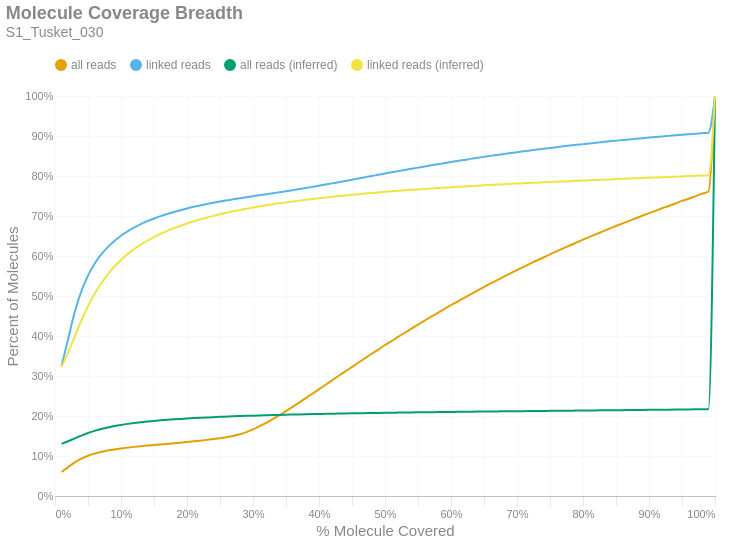

Notebook code cell kept with this figure:
### Markdown cell above
### Molecule Read Coverage
This chart shows molecule coverage breadth as computed by the number of bases aligned to that molecule. In other words, "*how much of each unique long molecule is actually sequenced/aligned?*" Keep in mind there is a distinction between sequences and alignments, since some sequences belonging to a particular molecule may not align well and wouldn't appear in the alignment data. This chart also shows molecule coverage breadth as computed by the *inferred fragment* from which the aligned sequences originate. Unlike read coverage, this calculation takes into account the total insert size, including unsequenced gaps between the forward and reverse reads. Like the previous figures, these are cumulative percents.

### Code cell
if SKIPLR:
    print_html(f"Skipped")
else:
    binned_df = consolidated_hist(valids['coverage_bp'], mask, 0.01, True)
    binned_df_inf = consolidated_hist(valids['coverage_inserts'], mask, 0.01, True)
    binned_df = binned_df.with_columns(pl.lit(binned_df_inf['all reads (cumsum)']).alias('all reads (inferred)'))
    binned_df = binned_df.with_columns(pl.lit(binned_df_inf['linked reads (cumsum)']).alias('linked reads (inferred)'))
    binned_df = binned_df.with_columns(
        (pl.col('bin').cast(pl.Float64) + 0.01).alias('right_edge')
    )

    with SafeRender(binned_df):
        (
            density_plot(binned_df, 'Molecule Coverage Breadth', samplename, 'molcov', ['all reads (inferred)','linked reads (inferred)'])
            .encode(
                #x=alt.X('bin:Q', title="% Molecule Covered").axis(format = '%').scale(padding=0),
                x=alt.X('right_edge:Q', title="% Molecule Covered").axis(format='%').scale(padding=0),
                y=alt.Y('value:Q', title='Percent of Molecules')
                    .axis(format='%')
                    .stack(False)
                    .scale(domainMin=0, padding=0),
                color=alt.Color("key:N").scale(domain = ["all reads", "linked reads", "all reads (inferred)", "linked reads (inferred)"]),
                tooltip = [
                    alt.Tooltip("key:N", title = "Data Type"),
                    alt.Tooltip("range_label:N", title="% Molecule Covered"),
                    alt.Tooltip("value:Q", format = ".2%", title="% Molecules")
                ]
            )
        ).display()

### Figure 1 — Vega-Lite specification as saved in the notebook (floating-point values rounded to 4 significant figures)
{"width": "container", "height": 400, "config": {"title": {"anchor": "start", "dy": -15, "fontSize": 18, "color": "#888888", "subtitleColor": "#888888", "subtitleFontSize": 14}, "arc": {"fill": "#0072B2"}, "axis": {"domainColor": "#888888", "domainWidth": 0.5, "gridWidth": 0.2, "grid": false, "titleFontWeight": 400, "titleFontSize": 15, "labelFontSize": 11, "labelColor": "#888888", "tickColor": "#888888", "tickWidth": 0.2, "titleColor": "#888888"}, "axisBand": {"grid": false}, "axisX": {"grid": true, "tickSize": 10, "domainCap": "round"}, "axisY": {"domain": false, "grid": true, "tickSize": 0, "domainCap": "round"}, "background": "transparent", "header": {"labelFontSize": 15, "labelColor": "#888888", "titleFontSize": 15, "titleFontWeight": 600, "titleColor": "#888888"}, "legend": {"labelFont": "sans-serif", "labelFontSize": 12, "labelColor": "#888888", "symbolSize": 100, "symbolType": "circle", "titleFontSize": 12, "titlePadding": 10, "titleColor": "#888888", "title": null, "orient": "top"}, "range": {"category": ["#E69F00", "#56B4E9", "#009E73", "#F0E442", "#0072B2", "#D55E00", "#CC79A7", "#000000"], "diverging": ["#cfe8f3", "#a2d4ec", "#73bfe2", "#46abdb", "#1696d2", "#12719e"]}, "area": {"fill": "#0072B2", "fillOpacity": 0.7, "line": true, "strokeOpacity": 0.7}, "line": {"color": "#0072B2", "stroke": "#0072B2", "strokeWidth": 2}, "trail": {"color": "#0072B2", "stroke": "#0072B2", "strokeWidth": 0, "size": 1}, "point": {"filled": true, "fillOpacity": 1.0, "size": 95}, "text": {"color": "#888888", "fontSize": 11, "align": "right", "fontWeight": 400, "size": 11}, "bar": {"fill": "#0072B2", "stroke": null}, "view": {"stroke": null, "continuousWidth": 660, "continuousHeight": 400}}, "data": {"name": "data-e59292c587985f4a21f0ed44aba0483d"}, "mark": {"type": "line", "interpolate": "monotone", "point": {"opacity": 0, "size": 275}}, "encoding": {"color": {"field": "key", "scale": {"domain": ["all reads", "linked reads", "all reads (inferred)", "linked reads (inferred)"]}, "type": "nominal"}, "tooltip": [{"field": "key", "title": "Data Type", "type": "nominal"}, {"field": "range_label", "title": "% Molecule Covered", "type": "nominal"}, {"field": "value", "format": ".2%", "title": "% Molecules", "type": "quantitative"}], "x": {"axis": {"format": "%"}, "field": "right_edge", "scale": {"padding": 0}, "title": "% Molecule Covered", "type": "quantitative"}, "y": {"axis": {"format": "%"}, "field": "value", "scale": {"domainMin": 0, "padding": 0}, "stack": false, "title": "Percent of Molecules", "type": "quantitative"}}, "params": [{"name": "param_c36ac31b6afebe62", "select": {"type": "point", "fields": ["key"]}, "bind": "legend"}], "title": {"text": "Molecule Coverage Breadth", "subtitle": "S1_Tusket_030"}, "transform": [{"fold": ["all reads (cumsum)", "linked reads (cumsum)", "all reads (inferred)", "linked reads (inferred)"]}, {"calculate": "replace(datum.key, ' (cumsum)', '')", "as": "key"}, {"filter": {"param": "param_c36ac31b6afebe62"}}], "usermeta": {"embedOptions": {"downloadFileName": "S1_Tusket_030.molcov"}}, "$schema": "https://vega.github.io/schema/vega-lite/v6.1.0.json", "datasets": {"data-e59292c587985f4a21f0ed44aba0483d": [{"bin": "0.0", "interval": "0.0-0.01", "all reads": 0.05996, "linked reads": 0.3253, "all reads (cumsum)": 0.05996, "linked reads (cumsum)": 0.3253, "range_label": "0.0-0.01", "all reads (inferred)": 0.1302, "linked reads (inferred)": 0.3232, "right_edge": 0.01}, {"bin": "0.01", "interval": "0.01-0.02", "all reads": 0.01229, "linked reads": 0.06786, "all reads (cumsum)": 0.07225, "linked reads (cumsum)": 0.3932, "range_label": "0.01-0.02", "all reads (inferred)": 0.1368, "linked reads (inferred)": 0.3592, "right_edge": 0.02}, {"bin": "0.02", "interval": "0.02-0.03", "all reads": 0.01204, "linked reads": 0.0672, "all reads (cumsum)": 0.08428, "linked reads (cumsum)": 0.4604, "range_label": "0.02-0.03", "all reads (inferred)": 0.144, "linked reads (inferred)": 0.399, "right_edge": 0.03}, {"bin": "0.03", "interval": "0.03-0.04", "all reads": 0.009324, "linked reads": 0.05179, "all reads (cumsum)": 0.09361, "linked reads (cumsum)": 0.5122, "range_label": "0.03-0.04", "all reads (inferred)": 0.151, "linked reads (inferred)": 0.4387, "right_edge": 0.04}, {"bin": "0.04", "interval": "0.04-0.05", "all reads": 0.007019, "linked reads": 0.03884, "all reads (cumsum)": 0.1006, "linked reads (cumsum)": 0.551, "range_label": "0.04-0.05", "all reads (inferred)": 0.1574, "linked reads (inferred)": 0.4746, "right_edge": 0.05}, {"bin": "0.05", "interval": "0.05-0.06", "all reads": 0.00538, "linked reads": 0.02966, "all reads (cumsum)": 0.106, "linked reads (cumsum)": 0.5807, "range_label": "0.05-0.06", "all reads (inferred)": 0.1628, "linked reads (inferred)": 0.5055, "right_edge": 0.06}, {"bin": "0.06", "interval": "0.06-0.07", "all reads": 0.004201, "linked reads": 0.02313, "all reads (cumsum)": 0.1102, "linked reads (cumsum)": 0.6038, "range_label": "0.06-0.07", "all reads (inferred)": 0.1675, "linked reads (inferred)": 0.5318, "right_edge": 0.07}, {"bin": "0.07", "interval": "0.07-0.08", "all reads": 0.003377, "linked reads": 0.01852, "all reads (cumsum)": 0.1136, "linked reads (cumsum)": 0.6223, "range_label": "0.07-0.08", "all reads (inferred)": 0.1714, "linked reads (inferred)": 0.5543, "right_edge": 0.08}, {"bin": "0.08", "interval": "0.08-0.09", "all reads": 0.002821, "linked reads": 0.01534, "all reads (cumsum)": 0.1164, "linked reads (cumsum)": 0.6376, "range_label": "0.08-0.09", "all reads (inferred)": 0.1748, "linked reads (inferred)": 0.5735, "right_edge": 0.09}, {"bin": "0.09", "interval": "0.09-0.1", "all reads": 0.00243, "linked reads": 0.01292, "all reads (cumsum)": 0.1188, "linked reads (cumsum)": 0.6506, "range_label": "0.09-0.1", "all reads (inferred)": 0.1777, "linked reads (inferred)": 0.5902, "right_edge": 0.1}, {"bin": "0.1", "interval": "0.1-0.11", "all reads": 0.002114, "linked reads": 0.01111, "all reads (cumsum)": 0.121, "linked reads (cumsum)": 0.6617, "range_label": "0.1-0.11", "all reads (inferred)": 0.1803, "linked reads (inferred)": 0.6047, "right_edge": 0.11}, {"bin": "0.11", "interval": "0.11-0.12", "all reads": 0.001854, "linked reads": 0.009626, "all reads (cumsum)": 0.1228, "linked reads (cumsum)": 0.6713, "range_label": "0.11-0.12", "all reads (inferred)": 0.1825, "linked reads (inferred)": 0.6174, "right_edge": 0.12}, {"bin": "0.12", "interval": "0.12-0.13", "all reads": 0.001675, "linked reads": 0.008417, "all reads (cumsum)": 0.1245, "linked reads (cumsum)": 0.6797, "range_label": "0.12-0.13", "all reads (inferred)": 0.1845, "linked reads (inferred)": 0.6285, "right_edge": 0.13}, {"bin": "0.13", "interval": "0.13-0.14", "all reads": 0.001517, "linked reads": 0.0074, "all reads (cumsum)": 0.126, "linked reads (cumsum)": 0.6871, "range_label": "0.13-0.14", "all reads (inferred)": 0.1862, "linked reads (inferred)": 0.6383, "right_edge": 0.14}, {"bin": "0.14", "interval": "0.14-0.15", "all reads": 0.001403, "linked reads": 0.006531, "all reads (cumsum)": 0.1274, "linked reads (cumsum)": 0.6936, "range_label": "0.14-0.15", "all reads (inferred)": 0.1878, "linked reads (inferred)": 0.6471, "right_edge": 0.15}, {"bin": "0.15", "interval": "0.15-0.16", "all reads": 0.001395, "linked reads": 0.005985, "all reads (cumsum)": 0.1288, "linked reads (cumsum)": 0.6996, "range_label": "0.15-0.16", "all reads (inferred)": 0.1892, "linked reads (inferred)": 0.6553, "right_edge": 0.16}, {"bin": "0.16", "interval": "0.16-0.17", "all reads": 0.001409, "linked reads": 0.005321, "all reads (cumsum)": 0.1302, "linked reads (cumsum)": 0.7049, "range_label": "0.16-0.17", "all reads (inferred)": 0.1905, "linked reads (inferred)": 0.6628, "right_edge": 0.17}, {"bin": "0.17", "interval": "0.17-0.18", "all reads": 0.001492, "linked reads": 0.004964, "all reads (cumsum)": 0.1317, "linked reads (cumsum)": 0.7099, "range_label": "0.17-0.18", "all reads (inferred)": 0.1917, "linked reads (inferred)": 0.6695, "right_edge": 0.18}, {"bin": "0.18", "interval": "0.18-0.19", "all reads": 0.00156, "linked reads": 0.004586, "all reads (cumsum)": 0.1333, "linked reads (cumsum)": 0.7145, "range_label": "0.18-0.19", "all reads (inferred)": 0.1928, "linked reads (inferred)": 0.6756, "right_edge": 0.19}, {"bin": "0.19", "interval": "0.19-0.2", "all reads": 0.001657, "linked reads": 0.004373, "all reads (cumsum)": 0.1349, "linked reads (cumsum)": 0.7189, "range_label": "0.19-0.2", "all reads (inferred)": 0.1938, "linked reads (inferred)": 0.6814, "right_edge": 0.2}, {"bin": "0.2", "interval": "0.2-0.21", "all reads": 0.001708, "linked reads": 0.004007, "all reads (cumsum)": 0.1366, "linked reads (cumsum)": 0.7229, "range_label": "0.2-0.21", "all reads (inferred)": 0.1948, "linked reads (inferred)": 0.6867, "right_edge": 0.21}, {"bin": "0.21", "interval": "0.21-0.22", "all reads": 0.001797, "linked reads": 0.003604, "all reads (cumsum)": 0.1384, "linked reads (cumsum)": 0.7265, "range_label": "0.21-0.22", "all reads (inferred)": 0.1956, "linked reads (inferred)": 0.6916, "right_edge": 0.22}, {"bin": "0.22", "interval": "0.22-0.23", "all reads": 0.001901, "linked reads": 0.003385, "all reads (cumsum)": 0.1403, "linked reads (cumsum)": 0.7299, "range_label": "0.22-0.23", "all reads (inferred)": 0.1964, "linked reads (inferred)": 0.696, "right_edge": 0.23}, {"bin": "0.23", "interval": "0.23-0.24", "all reads": 0.002007, "linked reads": 0.003143, "all reads (cumsum)": 0.1423, "linked reads (cumsum)": 0.733, "range_label": "0.23-0.24", "all reads (inferred)": 0.1972, "linked reads (inferred)": 0.7003, "right_edge": 0.24}, {"bin": "0.24", "interval": "0.24-0.25", "all reads": 0.002218, "linked reads": 0.003091, "all reads (cumsum)": 0.1445, "linked reads (cumsum)": 0.7361, "range_label": "0.24-0.25", "all reads (inferred)": 0.1979, "linked reads (inferred)": 0.7043, "right_edge": 0.25}, {"bin": "0.25", "interval": "0.25-0.26", "all reads": 0.002399, "linked reads": 0.002881, "all reads (cumsum)": 0.1469, "linked reads (cumsum)": 0.739, "range_label": "0.25-0.26", "all reads (inferred)": 0.1986, "linked reads (inferred)": 0.7081, "right_edge": 0.26}, {"bin": "0.26", "interval": "0.26-0.27", "all reads": 0.003028, "linked reads": 0.002807, "all reads (cumsum)": 0.15, "linked reads (cumsum)": 0.7418, "range_label": "0.26-0.27", "all reads (inferred)": 0.1992, "linked reads (inferred)": 0.7117, "right_edge": 0.27}, {"bin": "0.27", "interval": "0.27-0.28", "all reads": 0.004224, "linked reads": 0.00269, "all reads (cumsum)": 0.1542, "linked reads (cumsum)": 0.7445, "range_label": "0.27-0.28", "all reads (inferred)": 0.1998, "linked reads (inferred)": 0.715, "right_edge": 0.28}, {"bin": "0.28", "interval": "0.28-0.29", "all reads": 0.005616, "linked reads": 0.00259, "all reads (cumsum)": 0.1598, "linked reads (cumsum)": 0.7471, "range_label": "0.28-0.29", "all reads (inferred)": 0.2003, "linked reads (inferred)": 0.7181, "right_edge": 0.29}, {"bin": "0.29", "interval": "0.29-0.3", "all reads": 0.006862, "linked reads": 0.002527, "all reads (cumsum)": 0.1667, "linked reads (cumsum)": 0.7496, "range_label": "0.29-0.3", "all reads (inferred)": 0.2009, "linked reads (inferred)": 0.7211, "right_edge": 0.3}, {"bin": "0.3", "interval": "0.3-0.31", "all reads": 0.00778, "linked reads": 0.002519, "all reads (cumsum)": 0.1745, "linked reads (cumsum)": 0.7521, "range_label": "0.3-0.31", "all reads (inferred)": 0.2014, "linked reads (inferred)": 0.7239, "right_edge": 0.31}, {"bin": "0.31", "interval": "0.31-0.32", "all reads": 0.008604, "linked reads": 0.002348, "all reads (cumsum)": 0.1831, "linked reads (cumsum)": 0.7545, "range_label": "0.31-0.32", "all reads (inferred)": 0.2019, "linked reads (inferred)": 0.7266, "right_edge": 0.32}, {"bin": "0.32", "interval": "0.32-0.33", "all reads": 0.009337, "linked reads": 0.002523, "all reads (cumsum)": 0.1924, "linked reads (cumsum)": 0.757, "range_label": "0.32-0.33", "all reads (inferred)": 0.2023, "linked reads (inferred)": 0.7292, "right_edge": 0.33}, {"bin": "0.33", "interval": "0.33-0.34", "all reads": 0.009732, "linked reads": 0.002475, "all reads (cumsum)": 0.2021, "linked reads (cumsum)": 0.7595, "range_label": "0.33-0.34", "all reads (inferred)": 0.2028, "linked reads (inferred)": 0.7316, "right_edge": 0.34}, {"bin": "0.34", "interval": "0.34-0.35", "all reads": 0.01021, "linked reads": 0.002492, "all reads (cumsum)": 0.2123, "linked reads (cumsum)": 0.762, "range_label": "0.34-0.35", "all reads (inferred)": 0.2032, "linked reads (inferred)": 0.734, "right_edge": 0.35}, {"bin": "0.35", "interval": "0.35-0.36", "all reads": 0.01051, "linked reads": 0.002615, "all reads (cumsum)": 0.2228, "linked reads (cumsum)": 0.7646, "range_label": "0.35-0.36", "all reads (inferred)": 0.2036, "linked reads (inferred)": 0.7362, "right_edge": 0.36}, {"bin": "0.36", "interval": "0.36-0.37", "all reads": 0.01075, "linked reads": 0.002684, "all reads (cumsum)": 0.2336, "linked reads (cumsum)": 0.7673, "range_label": "0.36-0.37", "all reads (inferred)": 0.204, "linked reads (inferred)": 0.7384, "right_edge": 0.37}, {"bin": "0.37", "interval": "0.37-0.38", "all reads": 0.01096, "linked reads": 0.002702, "all reads (cumsum)": 0.2446, "linked reads (cumsum)": 0.77, "range_label": "0.37-0.38", "all reads (inferred)": 0.2044, "linked reads (inferred)": 0.7405, "right_edge": 0.38}, {"bin": "0.38", "interval": "0.38-0.39", "all reads": 0.01111, "linked reads": 0.002848, "all reads (cumsum)": 0.2557, "linked reads (cumsum)": 0.7728, "range_label": "0.38-0.39", "all reads (inferred)": 0.2047, "linked reads (inferred)": 0.7425, "right_edge": 0.39}, {"bin": "0.39", "interval": "0.39-0.4", "all reads": 0.01136, "linked reads": 0.002942, "all reads (cumsum)": 0.267, "linked reads (cumsum)": 0.7757, "range_label": "0.39-0.4", "all reads (inferred)": 0.2051, "linked reads (inferred)": 0.7445, "right_edge": 0.4}, {"bin": "0.4", "interval": "0.4-0.41", "all reads": 0.01104, "linked reads": 0.002893, "all reads (cumsum)": 0.2781, "linked reads (cumsum)": 0.7786, "range_label": "0.4-0.41", "all reads (inferred)": 0.2054, "linked reads (inferred)": 0.7463, "right_edge": 0.41}, {"bin": "0.41", "interval": "0.41-0.42", "all reads": 0.0112, "linked reads": 0.002935, "all reads (cumsum)": 0.2893, "linked reads (cumsum)": 0.7816, "range_label": "0.41-0.42", "all reads (inferred)": 0.2057, "linked reads (inferred)": 0.748, "right_edge": 0.42}, {"bin": "0.42", "interval": "0.42-0.43", "all reads": 0.01125, "linked reads": 0.002929, "all reads (cumsum)": 0.3005, "linked reads (cumsum)": 0.7845, "range_label": "0.42-0.43", "all reads (inferred)": 0.206, "linked reads (inferred)": 0.7497, "right_edge": 0.43}, {"bin": "0.43", "interval": "0.43-0.44", "all reads": 0.01101, "linked reads": 0.00308, "all reads (cumsum)": 0.3115, "linked reads (cumsum)": 0.7876, "range_label": "0.43-0.44", "all reads (inferred)": 0.2063, "linked reads (inferred)": 0.7514, "right_edge": 0.44}, {"bin": "0.44", "interval": "0.44-0.45", "all reads": 0.01117, "linked reads": 0.003051, "all reads (cumsum)": 0.3227, "linked reads (cumsum)": 0.7906, "range_label": "0.44-0.45", "all reads (inferred)": 0.2066, "linked reads (inferred)": 0.753, "right_edge": 0.45}, {"bin": "0.45", "interval": "0.45-0.46", "all reads": 0.01116, "linked reads": 0.003197, "all reads (cumsum)": 0.3339, "linked reads (cumsum)": 0.7938, "range_label": "0.45-0.46", "all reads (inferred)": 0.2069, "linked reads (inferred)": 0.7545, "right_edge": 0.46}, {"bin": "0.46", "interval": "0.46-0.47", "all reads": 0.01082, "linked reads": 0.003057, "all reads (cumsum)": 0.3447, "linked reads (cumsum)": 0.7969, "range_label": "0.46-0.47", "all reads (inferred)": 0.2072, "linked reads (inferred)": 0.756, "right_edge": 0.47}, {"bin": "0.47", "interval": "0.47-0.48", "all reads": 0.01095, "linked reads": 0.003131, "all reads (cumsum)": 0.3556, "linked reads (cumsum)": 0.8, "range_label": "0.47-0.48", "all reads (inferred)": 0.2075, "linked reads (inferred)": 0.7575, "right_edge": 0.48}, {"bin": "0.48", "interval": "0.48-0.49", "all reads": 0.01043, "linked reads": 0.003071, "all reads (cumsum)": 0.3661, "linked reads (cumsum)": 0.8031, "range_label": "0.48-0.49", "all reads (inferred)": 0.2077, "linked reads (inferred)": 0.759, "right_edge": 0.49}, {"bin": "0.49", "interval": "0.49-0.5", "all reads": 0.01143, "linked reads": 0.003133, "all reads (cumsum)": 0.3775, "linked reads (cumsum)": 0.8062, "range_label": "0.49-0.5", "all reads (inferred)": 0.208, "linked reads (inferred)": 0.7604, "right_edge": 0.5}, {"bin": "0.5", "interval": "0.5-0.51", "all reads": 0.009664, "linked reads": 0.002924, "all reads (cumsum)": 0.3872, "linked reads (cumsum)": 0.8091, "range_label": "0.5-0.51", "all reads (inferred)": 0.2082, "linked reads (inferred)": 0.7616, "right_edge": 0.51}, {"bin": "0.51", "interval": "0.51-0.52", "all reads": 0.01082, "linked reads": 0.003024, "all reads (cumsum)": 0.398, "linked reads (cumsum)": 0.8122, "range_label": "0.51-0.52", "all reads (inferred)": 0.2085, "linked reads (inferred)": 0.7629, "right_edge": 0.52}, {"bin": "0.52", "interval": "0.52-0.53", "all reads": 0.01016, "linked reads": 0.00288, "all reads (cumsum)": 0.4081, "linked reads (cumsum)": 0.815, "range_label": "0.52-0.53", "all reads (inferred)": 0.2087, "linked reads (inferred)": 0.7642, "right_edge": 0.53}, {"bin": "0.53", "interval": "0.53-0.54", "all reads": 0.01025, "linked reads": 0.002958, "all reads (cumsum)": 0.4184, "linked reads (cumsum)": 0.818, "range_label": "0.53-0.54", "all reads (inferred)": 0.2089, "linked reads (inferred)": 0.7654, "right_edge": 0.54}, {"bin": "0.54", "interval": "0.54-0.55", "all reads": 0.009945, "linked reads": 0.002916, "all reads (cumsum)": 0.4283, "linked reads (cumsum)": 0.8209, "range_label": "0.54-0.55", "all reads (inferred)": 0.2091, "linked reads (inferred)": 0.7665, "right_edge": 0.55}, {"bin": "0.55", "interval": "0.55-0.56", "all reads": 0.01007, "linked reads": 0.00296, "all reads (cumsum)": 0.4384, "linked reads (cumsum)": 0.8239, "range_label": "0.55-0.56", "all reads (inferred)": 0.2094, "linked reads (inferred)": 0.7676, "right_edge": 0.56}, {"bin": "0.56", "interval": "0.56-0.57", "all reads": 0.009915, "linked reads": 0.002789, "all reads (cumsum)": 0.4483, "linked reads (cumsum)": 0.8267, "range_label": "0.56-0.57", "all reads (inferred)": 0.2096, "linked reads (inferred)": 0.7688, "right_edge": 0.57}, {"bin": "0.57", "interval": "0.57-0.58", "all reads": 0.009579, "linked reads": 0.002841, "all reads (cumsum)": 0.4579, "linked reads (cumsum)": 0.8295, "range_label": "0.57-0.58", "all reads (inferred)": 0.2098, "linked reads (inferred)": 0.7699, "right_edge": 0.58}, {"bin": "0.58", "interval": "0.58-0.59", "all reads": 0.009629, "linked reads": 0.002718, "all reads (cumsum)": 0.4675, "linked reads (cumsum)": 0.8322, "range_label": "0.58-0.59", "all reads (inferred)": 0.21, "linked reads (inferred)": 0.7709, "right_edge": 0.59}, {"bin": "0.59", "interval": "0.59-0.6", "all reads": 0.009615, "linked reads": 0.002701, "all reads (cumsum)": 0.4771, "linked reads (cumsum)": 0.8349, "range_label": "0.59-0.6", "all reads (inferred)": 0.2102, "linked reads (inferred)": 0.7719, "right_edge": 0.6}, {"bin": "0.6", "interval": "0.6-0.61", "all reads": 0.009035, "linked reads": 0.002648, "all reads (cumsum)": 0.4862, "linked reads (cumsum)": 0.8376, "range_label": "0.6-0.61", "all reads (inferred)": 0.2104, "linked reads (inferred)": 0.7729, "right_edge": 0.61}, {"bin": "0.61", "interval": "0.61-0.62", "all reads": 0.009388, "linked reads": 0.002653, "all reads (cumsum)": 0.4956, "linked reads (cumsum)": 0.8402, "range_label": "0.61-0.62", "all reads (inferred)": 0.2106, "linked reads (inferred)": 0.7739, "right_edge": 0.62}, {"bin": "0.62", "interval": "0.62-0.63", "all reads": 0.009049, "linked reads": 0.002563, "all reads (cumsum)": 0.5046, "linked reads (cumsum)": 0.8428, "range_label": "0.62-0.63", "all reads (inferred)": 0.2108, "linked reads (inferred)": 0.7749, "right_edge": 0.63}, {"bin": "0.63", "interval": "0.63-0.64", "all reads": 0.008943, "linked reads": 0.002558, "all reads (cumsum)": 0.5136, "linked reads (cumsum)": 0.8454, "range_label": "0.63-0.64", "all reads (inferred)": 0.211, "linked reads (inferred)": 0.7758, "right_edge": 0.64}, {"bin": "0.64", "interval": "0.64-0.65", "all reads": 0.008745, "linked reads": 0.002475, "all reads (cumsum)": 0.5223, "linked reads (cumsum)": 0.8478, "range_label": "0.64-0.65", "all reads (inferred)": 0.2111, "linked reads (inferred)": 0.7768, "right_edge": 0.65}, {"bin": "0.65", "interval": "0.65-0.66", "all reads": 0.009033, "linked reads": 0.002463, "all reads (cumsum)": 0.5313, "linked reads (cumsum)": 0.8503, "range_label": "0.65-0.66", "all reads (inferred)": 0.2113, "linked reads (inferred)": 0.7777, "right_edge": 0.66}, {"bin": "0.66", "interval": "0.66-0.67", "all reads": 0.008468, "linked reads": 0.002309, "all reads (cumsum)": 0.5398, "linked reads (cumsum)": 0.8526, "range_label": "0.66-0.67", "all reads (inferred)": 0.2115, "linked reads (inferred)": 0.7785, "right_edge": 0.67}, {"bin": "0.67", "interval": "0.67-0.68", "all reads": 0.008513, "linked reads": 0.00238, "all reads (cumsum)": 0.5483, "linked reads (cumsum)": 0.855, "range_label": "0.67-0.68", "all reads (inferred)": 0.2117, "linked reads (inferred)": 0.7794, "right_edge": 0.68}, {"bin": "0.68", "interval": "0.68-0.69", "all reads": 0.008209, "linked reads": 0.002335, "all reads (cumsum)": 0.5565, "linked reads (cumsum)": 0.8573, "range_label": "0.68-0.69", "all reads (inferred)": 0.2119, "linked reads (inferred)": 0.7802, "right_edge": 0.69}, {"bin": "0.69", "interval": "0.69-0.7", "all reads": 0.008402, "linked reads": 0.002304, "all reads (cumsum)": 0.5649, "linked reads (cumsum)": 0.8596, "range_label": "0.69-0.7", "all reads (inferred)": 0.212, "linked reads (inferred)": 0.7811, "right_edge": 0.7}, {"bin": "0.7", "interval": "0.7-0.71", "all reads": 0.007917, "linked reads": 0.002203, "all reads (cumsum)": 0.5728, "linked reads (cumsum)": 0.8618, "range_label": "0.7-0.71", "all reads (inferred)": 0.2122, "linked reads (inferred)": 0.7818, "right_edge": 0.71}, {"bin": "0.71", "interval": "0.71-0.72", "all reads": 0.007899, "linked reads": 0.002156, "all reads (cumsum)": 0.5807, "linked reads (cumsum)": 0.864, "range_label": "0.71-0.72", "all reads (inferred)": 0.2124, "linked reads (inferred)": 0.7826, "right_edge": 0.72}, {"bin": "0.72", "interval": "0.72-0.73", "all reads": 0.007965, "linked reads": 0.002073, "all reads (cumsum)": 0.5887, "linked reads (cumsum)": 0.8661, "range_label": "0.72-0.73", "all reads (inferred)": 0.2125, "linked reads (inferred)": 0.7834, "right_edge": 0.73}, {"bin": "0.73", "interval": "0.73-0.74", "all reads": 0.007613, "linked reads": 0.002063, "all reads (cumsum)": 0.5963, "linked reads (cumsum)": 0.8681, "range_label": "0.73-0.74", "all reads (inferred)": 0.2127, "linked reads (inferred)": 0.7842, "right_edge": 0.74}, {"bin": "0.74", "interval": "0.74-0.75", "all reads": 0.007978, "linked reads": 0.002074, "all reads (cumsum)": 0.6043, "linked reads (cumsum)": 0.8702, "range_label": "0.74-0.75", "all reads (inferred)": 0.2128, "linked reads (inferred)": 0.7849, "right_edge": 0.75}, {"bin": "0.75", "interval": "0.75-0.76", "all reads": 0.007304, "linked reads": 0.00194, "all reads (cumsum)": 0.6116, "linked reads (cumsum)": 0.8721, "range_label": "0.75-0.76", "all reads (inferred)": 0.213, "linked reads (inferred)": 0.7857, "right_edge": 0.76}, {"bin": "0.76", "interval": "0.76-0.77", "all reads": 0.007376, "linked reads": 0.001962, "all reads (cumsum)": 0.619, "linked reads (cumsum)": 0.8741, "range_label": "0.76-0.77", "all reads (inferred)": 0.2132, "linked reads (inferred)": 0.7864, "right_edge": 0.77}, {"bin": "0.77", "interval": "0.77-0.78", "all reads": 0.007307, "linked reads": 0.001905, "all reads (cumsum)": 0.6263, "linked reads (cumsum)": 0.876, "range_label": "0.77-0.78", "all reads (inferred)": 0.2133, "linked reads (inferred)": 0.7871, "right_edge": 0.78}, {"bin": "0.78", "interval": "0.78-0.79", "all reads": 0.007187, "linked reads": 0.001868, "all reads (cumsum)": 0.6335, "linked reads (cumsum)": 0.8779, "range_label": "0.78-0.79", "all reads (inferred)": 0.2135, "linked reads (inferred)": 0.7878, "right_edge": 0.79}, {"bin": "0.79", "interval": "0.79-0.8", "all reads": 0.007463, "linked reads": 0.001821, "all reads (cumsum)": 0.6409, "linked reads (cumsum)": 0.8797, "range_label": "0.79-0.8", "all reads (inferred)": 0.2137, "linked reads (inferred)": 0.7886, "right_edge": 0.8}, {"bin": "0.8", "interval": "0.8-0.81", "all reads": 0.006806, "linked reads": 0.001823, "all reads (cumsum)": 0.6477, "linked reads (cumsum)": 0.8815, "range_label": "0.8-0.81", "all reads (inferred)": 0.2138, "linked reads (inferred)": 0.7893, "right_edge": 0.81}, {"bin": "0.81", "interval": "0.81-0.82", "all reads": 0.006881, "linked reads": 0.001766, "all reads (cumsum)": 0.6546, "linked reads (cumsum)": 0.8833, "range_label": "0.81-0.82", "all reads (inferred)": 0.214, "linked reads (inferred)": 0.7901, "right_edge": 0.82}, {"bin": "0.82", "interval": "0.82-0.83", "all reads": 0.006931, "linked reads": 0.001685, "all reads (cumsum)": 0.6615, "linked reads (cumsum)": 0.885, "range_label": "0.82-0.83", "all reads (inferred)": 0.2142, "linked reads (inferred)": 0.7908, "right_edge": 0.83}, {"bin": "0.83", "interval": "0.83-0.84", "all reads": 0.006792, "linked reads": 0.001678, "all reads (cumsum)": 0.6683, "linked reads (cumsum)": 0.8866, "range_label": "0.83-0.84", "all reads (inferred)": 0.2143, "linked reads (inferred)": 0.7915, "right_edge": 0.84}, {"bin": "0.84", "interval": "0.84-0.85", "all reads": 0.006602, "linked reads": 0.001622, "all reads (cumsum)": 0.6749, "linked reads (cumsum)": 0.8883, "range_label": "0.84-0.85", "all reads (inferred)": 0.2145, "linked reads (inferred)": 0.7922, "right_edge": 0.85}, {"bin": "0.85", "interval": "0.85-0.86", "all reads": 0.006591, "linked reads": 0.001606, "all reads (cumsum)": 0.6815, "linked reads (cumsum)": 0.8899, "range_label": "0.85-0.86", "all reads (inferred)": 0.2147, "linked reads (inferred)": 0.7929, "right_edge": 0.86}, {"bin": "0.86", "interval": "0.86-0.87", "all reads": 0.006442, "linked reads": 0.001565, "all reads (cumsum)": 0.688, "linked reads (cumsum)": 0.8914, "range_label": "0.86-0.87", "all reads (inferred)": 0.2148, "linked reads (inferred)": 0.7936, "right_edge": 0.87}, {"bin": "0.87", "interval": "0.87-0.88", "all reads": 0.006472, "linked reads": 0.001539, "all reads (cumsum)": 0.6944, "linked reads (cumsum)": 0.893, "range_label": "0.87-0.88", "all reads (inferred)": 0.215, "linked reads (inferred)": 0.7943, "right_edge": 0.88}, {"bin": "0.88", "interval": "0.88-0.89", "all reads": 0.006283, "linked reads": 0.001507, "all reads (cumsum)": 0.7007, "linked reads (cumsum)": 0.8945, "range_label": "0.88-0.89", "all reads (inferred)": 0.2152, "linked reads (inferred)": 0.7951, "right_edge": 0.89}, {"bin": "0.89", "interval": "0.89-0.9", "all reads": 0.006325, "linked reads": 0.001564, "all reads (cumsum)": 0.7071, "linked reads (cumsum)": 0.896, "range_label": "0.89-0.9", "all reads (inferred)": 0.2153, "linked reads (inferred)": 0.7958, "right_edge": 0.9}, {"bin": "0.9", "interval": "0.9-0.91", "all reads": 0.005853, "linked reads": 0.001402, "all reads (cumsum)": 0.7129, "linked reads (cumsum)": 0.8974, "range_label": "0.9-0.91", "all reads (inferred)": 0.2155, "linked reads (inferred)": 0.7965, "right_edge": 0.91}, {"bin": "0.91", "interval": "0.91-0.92", "all reads": 0.006601, "linked reads": 0.001502, "all reads (cumsum)": 0.7195, "linked reads (cumsum)": 0.8989, "range_label": "0.91-0.92", "all reads (inferred)": 0.2157, "linked reads (inferred)": 0.7971, "right_edge": 0.92}, {"bin": "0.92", "interval": "0.92-0.93", "all reads": 0.005631, "linked reads": 0.001364, "all reads (cumsum)": 0.7251, "linked reads (cumsum)": 0.9003, "range_label": "0.92-0.93", "all reads (inferred)": 0.2158, "linked reads (inferred)": 0.7978, "right_edge": 0.93}, {"bin": "0.93", "interval": "0.93-0.94", "all reads": 0.006031, "linked reads": 0.001387, "all reads (cumsum)": 0.7312, "linked reads (cumsum)": 0.9017, "range_label": "0.93-0.94", "all reads (inferred)": 0.216, "linked reads (inferred)": 0.7984, "right_edge": 0.94}, {"bin": "0.94", "interval": "0.94-0.95", "all reads": 0.006517, "linked reads": 0.001453, "all reads (cumsum)": 0.7377, "linked reads (cumsum)": 0.9032, "range_label": "0.94-0.95", "all reads (inferred)": 0.2162, "linked reads (inferred)": 0.799, "right_edge": 0.95}, {"bin": "0.95", "interval": "0.95-0.96", "all reads": 0.005325, "linked reads": 0.001333, "all reads (cumsum)": 0.743, "linked reads (cumsum)": 0.9045, "range_label": "0.95-0.96", "all reads (inferred)": 0.2164, "linked reads (inferred)": 0.7997, "right_edge": 0.96}, {"bin": "0.96", "interval": "0.96-0.97", "all reads": 0.00615, "linked reads": 0.001265, "all reads (cumsum)": 0.7492, "linked reads (cumsum)": 0.9057, "range_label": "0.96-0.97", "all reads (inferred)": 0.2166, "linked reads (inferred)": 0.8005, "right_edge": 0.97}, {"bin": "0.97", "interval": "0.97-0.98", "all reads": 0.006252, "linked reads": 0.001218, "all reads (cumsum)": 0.7554, "linked reads (cumsum)": 0.907, "range_label": "0.97-0.98", "all reads (inferred)": 0.2168, "linked reads (inferred)": 0.8012, "right_edge": 0.98}, {"bin": "0.98", "interval": "0.98-0.99", "all reads": 0.005891, "linked reads": 0.00128, "all reads (cumsum)": 0.7613, "linked reads (cumsum)": 0.9082, "range_label": "0.98-0.99", "all reads (inferred)": 0.2171, "linked reads (inferred)": 0.8022, "right_edge": 0.99}, {"bin": "0.99", "interval": "0.99-1.0", "all reads": 0.2387, "linked reads": 0.09175, "all reads (cumsum)": 1.0, "linked reads (cumsum)": 1.0, "range_label": "0.99-1.0", "all reads (inferred)": 1.0, "linked reads (inferred)": 1.0, "right_edge": 1.0}]}}
